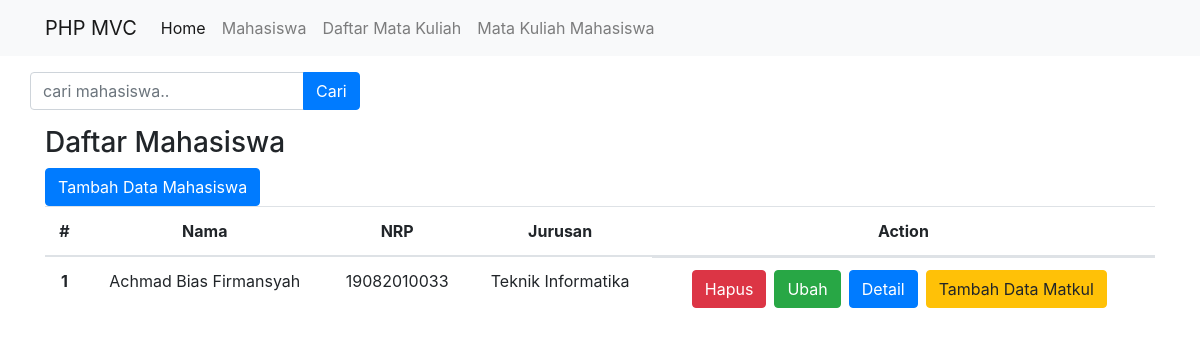
Screenshot of /public/mahasiswa with the database file from the repository.
### tables this page shows
CREATE TABLE `mahasiswa` (
  `ID` int(11) NOT NULL,
  `ID_JURUSAN` int(11) DEFAULT NULL,
  `NAMA` varchar(255) DEFAULT NULL,
  `NRP` varchar(20) DEFAULT NULL,
  `EMAIL` varchar(255) NOT NULL
);

CREATE TABLE `jurusan` (
  `ID_JURUSAN` int(11) NOT NULL,
  `NAMA_JURUSAN` varchar(255) DEFAULT NULL
);

### app/core/Controller.php (called while the page is built, shortened)
<?php
class Controller {
    public function view($view, $data = [])
    {
        require_once '../app/views/' . $view . '.php';
    }
    public function model($model)
    {
        return new $model;
    }
}

### app/controllers/Mahasiswa.php (called while the page is built, shortened)
<?php
class Mahasiswa extends Controller
{
    public function index()
    {
        $data['judul'] = 'Daftar Mahasiswa';
        $data['mhs'] = $this->model('Mahasiswa_model')->getAllMahasiswa();
        $this->view('mahasiswa/index', $data);
    }
}

### app/core/App.php (called while the page is built, shortened)
<?php
class App
{
    protected $method = 'index';
    protected $params = [];
    public function __construct()
    {
        $this->controller = new $this->controller;
        call_user_func_array([$this->controller, $this->method], $this->params);
    }
}

### public/index.php (called while the page is built, shortened)
<?php
$app = new App;

### app/core/Database.php (called while the page is built, shortened)
<?php
class Database {
    private $host = DB_HOST;
    private $user = DB_USER;
    private $pass = DB_PASS;
    private $db_name = DB_NAME;
    private $dbh;
    private $stmt;
    public function __construct()
    {
        $dsn = 'mysql:host=' . $this->host . ';dbname=' . $this->db_name;
        $option = [
            PDO::ATTR_PERSISTENT => true,
            PDO::ATTR_ERRMODE => PDO::ERRMODE_EXCEPTION
        ];
        try {
            $this->dbh = new PDO($dsn, $this->user, $this->pass, $option);
        } catch(PDOException $e) {
            die($e->getMessage());
        }
    }
    public function query($query)
    {
        $this->stmt = $this->dbh->prepare($query);
    }
    public function execute()
    {
        $this->stmt->execute();
    }
    public function resultSet()
    {
        $this->execute();
        return $this->stmt->fetchAll(PDO::FETCH_ASSOC);
    }
}

### app/models/Mahasiswa_model.php (called while the page is built, shortened)
<?php
class Mahasiswa_model
{
    private $db;
    public function __construct()
    {
        $this->db = new Database;
    }
    public function getAllMahasiswa()
    {
        $this->db->query('SELECT a.*,b.NAMA_JURUSAN FROM mahasiswa a join jurusan b on a.ID_JURUSAN=b.ID_JURUSAN');
        return $this->db->resultSet();
    }
}

### app/views/mahasiswa/index.php (the view, shortened to what this page needs)
<div class="container mt-3">
  <div class="row mb-3">
    <form action="<?= BASEURL; ?>/mahasiswa/cari" method="post">
      <div class="input-group">
        <input type="text" class="form-control" placeholder="cari mahasiswa.." name="keyword" id="keyword" autocomplete="off">
        <div class="input-group-append">
          <button class="btn btn-primary" type="submit" id="tombolCari">Cari</button>
        </div>
      </div>
    </form>
  </div>
  <h3>Daftar Mahasiswa</h3>
  <button type="button" class="btn btn-primary tombolTambahData" data-toggle="modal" data-target="#formModal">
    Tambah Data Mahasiswa
  </button>
  <table class="table text-center">
    <thead>
      <tr>
        <th scope="col">#</th>
        <th scope="col">Nama</th>
        <th scope="col">NRP</th>
        <th scope="col">Jurusan</th>
        <th scope="col">Action</th>
      </tr>
    </thead>
    <tbody>
      <?php $no = 1;
      foreach ($data['mhs'] as $mhs) : ?>
        <tr>
          <th scope="row"><?= $no; ?>
          </th>
          <td><?= $mhs['NAMA']; ?></td>
          <td><?= $mhs['NRP']; ?></td>
          <td><?= $mhs['NAMA_JURUSAN']; ?></td>
          <td class="d-flex justify-content-center">
            <a href="<?= BASEURL; ?>/mahasiswa/hapus/<?= $mhs['ID']; ?>" class="btn btn-danger float-right mr-2" onclick="return confirm('yakin?');">Hapus</a>
            <a href="<?= BASEURL; ?>/mahasiswa/ubah/<?= $mhs['ID']; ?>" class="btn btn-success float-right tampilModalUbah mr-2" data-toggle="modal" data-target="#formModal" data-id="<?= $mhs['ID']; ?>">Ubah</a>
            <a href="<?= BASEURL; ?>/mahasiswa/detail/<?= $mhs['ID']; ?>" class="btn btn-primary float-right mr-2">Detail</a>
            <form action="<?= BASEURL; ?>/mahasiswa/cariMatkul" method="POST">
              <button class="btn btn-warning float-right mr-2" type="submit" name="pilih" value="<?= $mhs['ID'] ?>">Tambah Data Matkul</button>
            </form>
          </td>
        </tr>
      <?php $no++;
      endforeach; ?>
    </tbody>
  </table>
</div>

### rows the page displays
mahasiswa: NAMA "Achmad Bias Firmansyah", NRP "19082010033", ID_JURUSAN.NAMA_JURUSAN "Teknik Informatika", $mhs['ID'] 3 (drawn)
